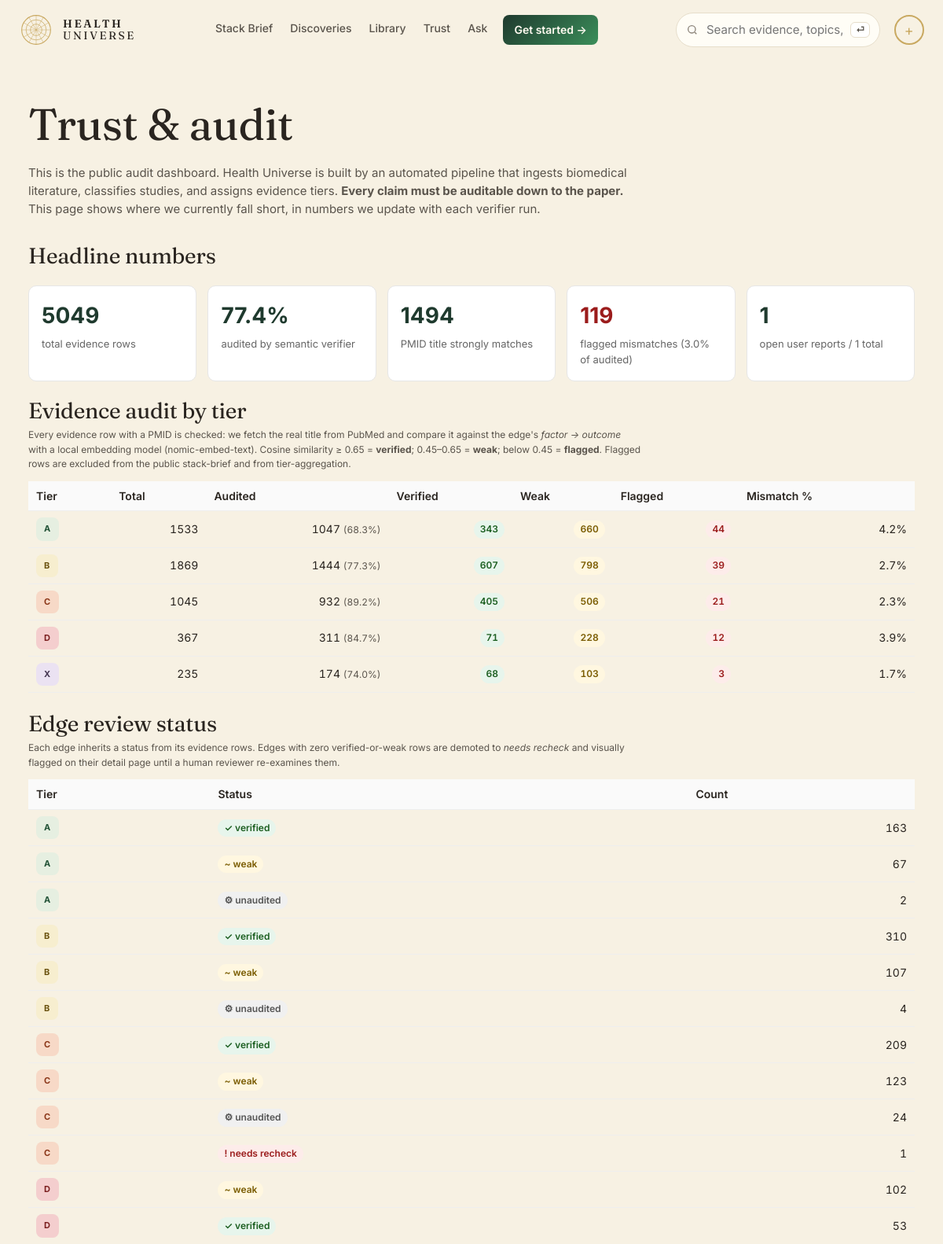
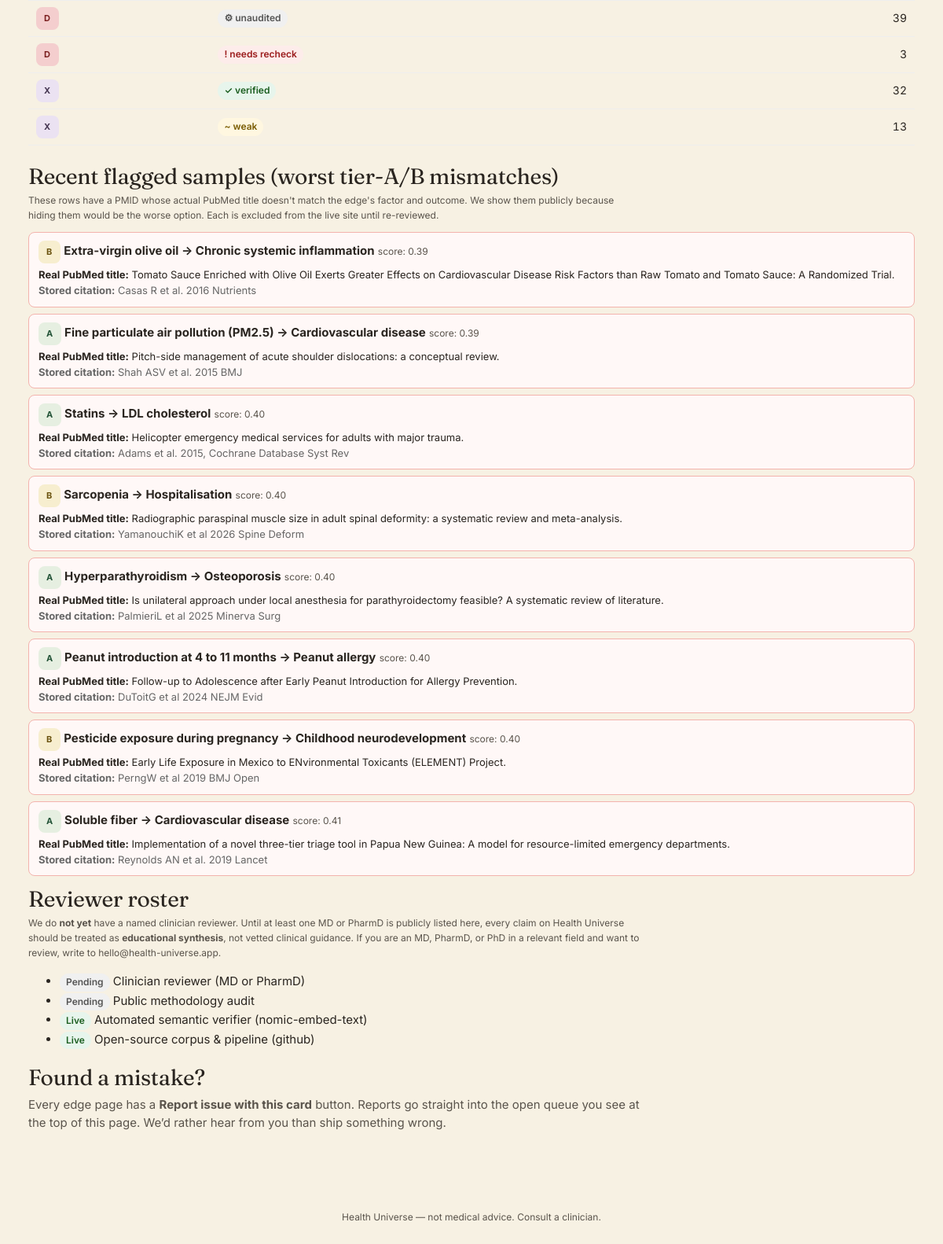
Page /trust on the committed database (2 pictures, top to bottom).
### tables this page shows
CREATE TABLE evidence (
    id            INTEGER PRIMARY KEY,
    edge_id       INTEGER NOT NULL REFERENCES edge(id) ON DELETE CASCADE,
    citation      TEXT NOT NULL,
    url           TEXT,
    doi           TEXT,
    pmid          TEXT,
    year          INTEGER,
    study_type    TEXT CHECK (study_type IN (
                    'meta_analysis','systematic_review','rct','cohort',
                    'case_control','cross_sectional','mechanistic',
                    'animal','case_report','expert_opinion')),
    n_participants INTEGER,
    direction     TEXT,           -- direction this study supports
    quality       TEXT CHECK (quality IN ('high','moderate','low','very_low')),
    notes         TEXT,
    source_id     INTEGER REFERENCES source(id),
    created_at    TEXT NOT NULL DEFAULT (datetime('now'))
, is_counter INTEGER NOT NULL DEFAULT 0, relevance_score REAL, relevance_status TEXT, real_title TEXT);

CREATE TABLE edge (
    id              INTEGER PRIMARY KEY,
    factor_id       INTEGER NOT NULL REFERENCES entity(id),
    outcome_id      INTEGER NOT NULL REFERENCES entity(id),
    direction       TEXT NOT NULL CHECK (direction IN (
                      'protective','harmful','neutral','u_shaped','mixed')),
    tier            TEXT NOT NULL CHECK (tier IN ('A','B','C','D','X','deprecated')),
    effect_size     TEXT,         -- qualitative: trivial/small/moderate/large
    effect_quant    TEXT,         -- e.g. "RR 0.82 (0.74-0.91)"
    population      TEXT,         -- e.g. "adults>50; ApoE4 carriers"
    mechanism       TEXT,         -- 1-paragraph plain English
    summary         TEXT,         -- card body copy
    caveats         TEXT,
    seed_source     TEXT NOT NULL CHECK (seed_source IN ('claude_seed','gemma_daily','manual')),
    created_at      TEXT NOT NULL DEFAULT (datetime('now')),
    updated_at      TEXT NOT NULL DEFAULT (datetime('now')),
    last_reviewed   TEXT NOT NULL DEFAULT (datetime('now')), embedding BLOB, embedded_at TEXT, review_status TEXT DEFAULT "unreviewed",
    UNIQUE(factor_id, outcome_id, population)
);

CREATE TABLE entity (
    id            INTEGER PRIMARY KEY,
    slug          TEXT NOT NULL UNIQUE,
    name          TEXT NOT NULL,
    kind          TEXT NOT NULL CHECK (kind IN (
                    'food','nutrient','supplement','drug','activity',
                    'behavior','environmental','pathogen','gene',
                    'biomarker','condition','process')),
    aliases       TEXT,           -- JSON array
    description   TEXT,
    created_at    TEXT NOT NULL DEFAULT (datetime('now')),
    updated_at    TEXT NOT NULL DEFAULT (datetime('now'))
, embedding BLOB, embedded_at TEXT);

### web/app.py (the view)
@app.get("/trust", response_class=HTMLResponse)
def trust_page(request: Request):
    with connect() as conn:
        ev_rows = conn.execute("""
            SELECT e.tier,
                   SUM(CASE WHEN ev.relevance_status='verified' THEN 1 ELSE 0 END) AS v,
                   SUM(CASE WHEN ev.relevance_status='weak'     THEN 1 ELSE 0 END) AS w,
                   SUM(CASE WHEN ev.relevance_status='flagged'  THEN 1 ELSE 0 END) AS f,
                   SUM(CASE WHEN ev.relevance_status='missing'  THEN 1 ELSE 0 END) AS m,
                   SUM(CASE WHEN ev.relevance_status IS NULL    THEN 1 ELSE 0 END) AS u,
                   COUNT(*) AS total
            FROM evidence ev
            JOIN edge e ON e.id=ev.edge_id
            GROUP BY e.tier
            ORDER BY e.tier""").fetchall()
        ev_by_tier = []
        totals = {"v":0,"w":0,"f":0,"m":0,"u":0,"total":0}
        for r in ev_rows:
            d = dict(r)
            d["audited"] = (d["v"] or 0) + (d["w"] or 0) + (d["f"] or 0) + (d["m"] or 0)
            d["coverage_pct"] = round(100 * d["audited"] / d["total"], 1) if d["total"] else 0
            d["mismatch_pct"] = round(100 * (d["f"] or 0) / d["audited"], 1) if d["audited"] else 0
            ev_by_tier.append(d)
            for k in ("v","w","f","m","u","total"):
                totals[k] += d[k] or 0
        totals["audited"] = totals["v"] + totals["w"] + totals["f"] + totals["m"]
        totals["coverage_pct"] = round(100 * totals["audited"] / totals["total"], 1) if totals["total"] else 0
        totals["mismatch_pct"] = round(100 * totals["f"] / totals["audited"], 1) if totals["audited"] else 0
        edge_rows = conn.execute("""
            SELECT e.tier, COALESCE(e.review_status,'unreviewed') AS status,
                   COUNT(*) AS n
            FROM edge e
            GROUP BY e.tier, status
            ORDER BY e.tier, n DESC""").fetchall()
        flagged_samples = conn.execute("""
            SELECT ev.relevance_score, ev.real_title, ev.citation,
                   f.name AS f_name, o.name AS o_name, e.id AS eid, e.tier
            FROM evidence ev
            JOIN edge e ON e.id=ev.edge_id
            JOIN entity f ON f.id=e.factor_id
            JOIN entity o ON o.id=e.outcome_id
            WHERE ev.relevance_status='flagged' AND e.tier IN ('A','B')
            ORDER BY ev.relevance_score ASC
            LIMIT 8""").fetchall()
        try:
            n_reports_open = conn.execute(
                "SELECT COUNT(*) FROM card_reports WHERE resolved=0"
            ).fetchone()[0]
            n_reports_total = conn.execute(
                "SELECT COUNT(*) FROM card_reports").fetchone()[0]
        except Exception:
            n_reports_open = n_reports_total = 0
    return render(request, "trust.html", {
        "title": "Trust & audit",
        "ev_by_tier": ev_by_tier,
        "totals": totals,
        "edge_rows": [dict(r) for r in edge_rows],
        "flagged_samples": [dict(r) for r in flagged_samples],
        "n_reports_open": n_reports_open,
        "n_reports_total": n_reports_total,
    })

### web/templates/trust.html (shortened to what this page needs)
{% extends "base.html" %}
{% block content %}
<header class="trust-hero">
  <h1>Trust &amp; audit</h1>
  <p class="lede" style="max-width:780px">
    This is the public audit dashboard. Health Universe is built by an
    automated pipeline that ingests biomedical literature, classifies
    studies, and assigns evidence tiers. <b>Every claim must be
    auditable down to the paper.</b> This page shows where we currently
    fall short, in numbers we update with each verifier run.
  </p>
</header>
<section>
  <h2>Headline numbers</h2>
  <div class="trust-grid">
    <div class="trust-card">
      <div class="big">{{ totals.total }}</div>
      <div class="lbl">total evidence rows</div>
    </div>
    <div class="trust-card">
      <div class="big">{{ totals.coverage_pct }}%</div>
      <div class="lbl">audited by semantic verifier</div>
    </div>
    <div class="trust-card">
      <div class="big">{{ totals.v }}</div>
      <div class="lbl">PMID title strongly matches</div>
    </div>
    <div class="trust-card">
      <div class="big" style="color:#9b1c1c">{{ totals.f }}</div>
      <div class="lbl">flagged mismatches ({{ totals.mismatch_pct }}% of audited)</div>
    </div>
    <div class="trust-card">
      <div class="big">{{ n_reports_open }}</div>
      <div class="lbl">open user reports / {{ n_reports_total }} total</div>
    </div>
  </div>
</section>
<section>
  <h2>Evidence audit by tier</h2>
  <p class="muted small" style="max-width:780px">
    Every evidence row with a PMID is checked: we fetch the real title
    from PubMed and compare it against the edge's
    <i>factor → outcome</i> with a local embedding model
    (nomic-embed-text). Cosine similarity ≥ 0.65 = <b>verified</b>;
    0.45–0.65 = <b>weak</b>; below 0.45 = <b>flagged</b>. Flagged rows
    are excluded from the public stack-brief and from tier-aggregation.
  </p>
  <div class="trust-table-wrap">
  <table class="trust-table">
    <thead>
      <tr><th>Tier</th>
          <th class="num">Total</th>
          <th class="num">Audited</th>
          <th class="num">Verified</th>
          <th class="num">Weak</th>
          <th class="num">Flagged</th>
          <th class="num">Mismatch %</th>
      </tr>
    </thead>
    <tbody>
      {% for r in ev_by_tier %}
      <tr>
        <td><span class="pill tier-{{ r.tier }}">{{ r.tier }}</span></td>
        <td class="num">{{ r.total }}</td>
        <td class="num">{{ r.audited }} <span class="muted small">({{ r.coverage_pct }}%)</span></td>
        <td class="num"><span class="pill-mini pm-good">{{ r.v }}</span></td>
        <td class="num"><span class="pill-mini pm-warn">{{ r.w }}</span></td>
        <td class="num"><span class="pill-mini pm-bad">{{ r.f }}</span></td>
        <td class="num">{{ r.mismatch_pct }}%</td>
      </tr>
      {% endfor %}
    </tbody>
  </table>
  </div>
</section>
<section>
  <h2>Edge review status</h2>
  <p class="muted small" style="max-width:780px">
    Each edge inherits a status from its evidence rows. Edges with
    zero verified-or-weak rows are demoted to <i>needs recheck</i> and
    visually flagged on their detail page until a human reviewer
    re-examines them.
  </p>
  <div class="trust-table-wrap">
  <table class="trust-table">
    <thead>
      <tr><th>Tier</th><th>Status</th><th class="num">Count</th></tr>
    </thead>
    <tbody>
      {% for r in edge_rows %}
      <tr>
        <td><span class="pill tier-{{ r.tier }}">{{ r.tier }}</span></td>
        <td>
          {% if r.status == 'verified_evidence' %}<span class="pill-mini pm-good">✓ verified</span>
          {% elif r.status == 'weak_evidence' %}<span class="pill-mini pm-warn">~ weak</span>
          {% elif r.status == 'needs_recheck' %}<span class="pill-mini pm-bad">! needs recheck</span>
          {% elif r.status == 'human_reviewed' %}<span class="pill-mini pm-good">✓ human-reviewed</span>
          {% elif r.status == 'clinician_reviewed' %}<span class="pill-mini pm-good">✓ clinician-reviewed</span>
          {% else %}<span class="pill-mini pm-mute">⚙ unaudited</span>{% endif %}
        </td>
        <td class="num">{{ r.n }}</td>
      </tr>
      {% endfor %}
    </tbody>
  </table>
  </div>
</section>
{% if flagged_samples %}
<section>
  <h2>Recent flagged samples (worst tier-A/B mismatches)</h2>
  <p class="muted small" style="max-width:780px">
    These rows have a PMID whose actual PubMed title doesn't match the
    edge's factor and outcome. We show them publicly because hiding
    them would be the worse option. Each is excluded from the live site
    until re-reviewed.
  </p>
  {% for r in flagged_samples %}
  <div class="flagged-row">
    <div style="margin-bottom:4px">
      <span class="pill tier-{{ r.tier }}">{{ r.tier }}</span>
      <a href="/edge/{{ r.eid }}"><b>{{ r.f_name }} → {{ r.o_name }}</b></a>
      <span class="muted small">score: {{ "%.2f"|format(r.relevance_score or 0) }}</span>
    </div>
    <div style="font-size:13px"><b>Real PubMed title:</b> {{ r.real_title or "(no title fetched)" }}</div>
    <div style="font-size:13px;color:#666"><b>Stored citation:</b> {{ r.citation or "—" }}</div>
  </div>
  {% endfor %}
</section>
{% endif %}
<section>
  <h2>Reviewer roster</h2>
  <p class="muted small" style="max-width:780px">
    We do <b>not yet</b> have a named clinician reviewer. Until at
    least one MD or PharmD is publicly listed here, every claim on
    Health Universe should be treated as <b>educational synthesis</b>,
    not vetted clinical guidance. If you are an MD, PharmD, or PhD in
    a relevant field and want to review, write to
    <a href="mailto:hello@health-universe.app">hello@health-universe.app</a>.
  </p>
  <ul>
    <li><span class="pill-mini pm-mute">Pending</span> Clinician reviewer (MD or PharmD)</li>
    <li><span class="pill-mini pm-mute">Pending</span> Public methodology audit</li>
    <li><span class="pill-mini pm-good">Live</span> Automated semantic verifier (nomic-embed-text)</li>
    <li><span class="pill-mini pm-good">Live</span> Open-source corpus &amp; pipeline (<a href="https://github.com/prokesmic/HealthUniverse">github</a>)</li>
  </ul>
</section>
<section>
  <h2>Found a mistake?</h2>
  <p style="max-width:780px">
    Every edge page has a <b>Report issue with this card</b> button.
    Reports go straight into the open queue you see at the top of
    this page. We&rsquo;d rather hear from you than ship something
    wrong.
  </p>
</section>
{% endblock %}

### web/templates/trust.html (style rules this page uses)
.trust-hero { padding: 28px 0 14px; }
.trust-grid { display: grid; gap: 14px; grid-template-columns: repeat(auto-fit, minmax(180px, 1fr)); margin: 16px 0; }
.trust-card { padding: 16px; border: 1px solid #e6e6e6; border-radius: 10px; background: #fff; }
.trust-card .big { font-size: 28px; font-weight: 700; color: #1f3a2e; }
.trust-card .lbl { color: #666; font-size: 13px; margin-top: 4px; }
.trust-table { width:100%; border-collapse: collapse; margin: 12px 0 18px; }
.trust-table th, .trust-table td { padding: 8px 10px; border-bottom: 1px solid #eee; text-align: left; font-size: 14px; }
.trust-table th { background: #fafafa; font-weight: 600; }
.trust-table td.num { text-align: right; font-variant-numeric: tabular-nums; }
.pill-mini { display:inline-block;padding:2px 8px;border-radius:999px;font-size:12px;font-weight:600 }
.pm-good { background:#e7f5ec;color:#1b5e20 }
.pm-warn { background:#fff7e0;color:#7a5c00 }
.pm-bad { background:#fdecea;color:#9b1c1c }
.pm-mute { background:#f0f0f0;color:#555 }
.flagged-row { padding: 10px 12px; border: 1px solid #f3b3ad; border-radius:8px; margin-bottom:8px; background:#fff8f7; }

### rows in the picture
evidence: tier "B", f_name "Extra-virgin olive oil", o_name "Chronic systemic inflammation", relevance_score "0.39", real_title "Tomato Sauce Enriched with Olive Oil Exerts Greater Effects on Cardiovascular Disease Risk Factors than Raw Tomato and Tomato Sauce: A Randomized Trial.", citation "Casas R et al. 2016 Nutrients"
evidence: tier "A", f_name "Fine particulate air pollution (PM2.5)", o_name "Cardiovascular disease", relevance_score "0.39", real_title "Pitch-side management of acute shoulder dislocations: a conceptual review.", citation "Shah ASV et al. 2015 BMJ"
evidence: tier "A", f_name "Statins", o_name "LDL cholesterol", relevance_score "0.40", real_title "Helicopter emergency medical services for adults with major trauma.", citation "Adams et al. 2015, Cochrane Database Syst Rev"
edge: tier "B", f_name "Sarcopenia", o_name "Hospitalisation", relevance_score "0.40", real_title "Radiographic paraspinal muscle size in adult spinal deformity: a systematic review and meta-analysis.", citation "YamanouchiK et al 2026 Spine Deform"
evidence: tier "A", f_name "Hyperparathyroidism", o_name "Osteoporosis", relevance_score "0.40", real_title "Is unilateral approach under local anesthesia for parathyroidectomy feasible? A systematic review of literature.", citation "PalmieriL et al 2025 Minerva Surg"
evidence: tier "A", f_name "Peanut introduction at 4 to 11 months", o_name "Peanut allergy", relevance_score "0.40", real_title "Follow-up to Adolescence after Early Peanut Introduction for Allergy Prevention.", citation "DuToitG et al 2024 NEJM Evid"
edge: tier "B", f_name "Pesticide exposure during pregnancy", o_name "Childhood neurodevelopment", relevance_score "0.40", real_title "Early Life Exposure in Mexico to ENvironmental Toxicants (ELEMENT) Project.", citation "PerngW et al 2019 BMJ Open"
evidence: tier "A", f_name "Soluble fiber", o_name "Cardiovascular disease", relevance_score "0.41", real_title "Implementation of a novel three-tier triage tool in Papua New Guinea: A model for resource-limited emergency departments.", citation "Reynolds AN et al. 2019 Lancet"

### other values in the picture
{{ nav_initials or '+' }} "+"
{{ totals.total }} "5049"
{{ totals.coverage_pct }} "77.4"
{{ totals.v }} "1494"
{{ totals.f }} "119"
{{ totals.mismatch_pct }} "3.0"
{{ n_reports_open }} "1"
{{ n_reports_total }} "1"
{{ r.tier }} "A" "B" "C" "D" "X"
{{ r.total }} "1533" "1869" "1045" "367" "235"
{{ r.audited }} "1047" "1444" "932" "311" "174"
{{ r.coverage_pct }} "68.3" "77.3" "89.2" "84.7" "74.0"
{{ r.v }} "343" "607" "405" "71" "68"
{{ r.w }} "660" "798" "506" "228" "103"
{{ r.f }} "44" "39" "21" "12" "3"
